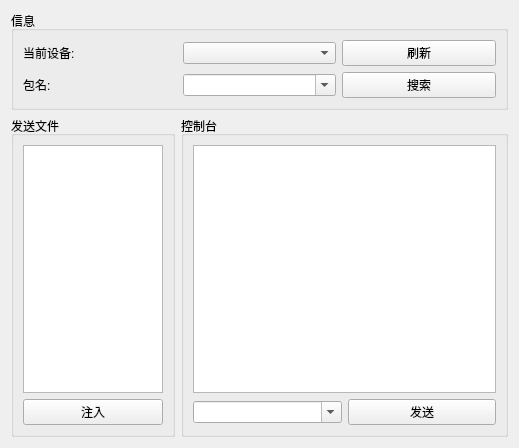
<?xml version="1.0" encoding="UTF-8"?>
<ui version="4.0">
 <class>SU9Inject</class>
 <widget class="QWidget" name="SU9Inject">
  <property name="geometry">
   <rect>
    <x>0</x>
    <y>0</y>
    <width>519</width>
    <height>448</height>
   </rect>
  </property>
  <property name="windowTitle">
   <string>Form</string>
  </property>
  <layout class="QGridLayout" name="gridLayout_5">
   <item row="0" column="0">
    <widget class="QGroupBox" name="groupBox">
     <property name="title">
      <string>信息</string>
     </property>
     <layout class="QGridLayout" name="gridLayout">
      <item row="0" column="0">
       <widget class="QLabel" name="label_2">
        <property name="text">
         <string>当前设备:</string>
        </property>
       </widget>
      </item>
      <item row="1" column="1">
       <widget class="QComboBox" name="packageCob">
        <property name="editable">
         <bool>true</bool>
        </property>
       </widget>
      </item>
      <item row="1" column="0">
       <widget class="QLabel" name="label">
        <property name="text">
         <string>包名:</string>
        </property>
       </widget>
      </item>
      <item row="1" column="2">
       <widget class="QPushButton" name="searchPackageBtn">
        <property name="text">
         <string>搜索</string>
        </property>
       </widget>
      </item>
      <item row="0" column="1">
       <widget class="QComboBox" name="devicesCob"/>
      </item>
      <item row="0" column="2">
       <widget class="QPushButton" name="refreshDeviceBtn">
        <property name="text">
         <string>刷新</string>
        </property>
       </widget>
      </item>
     </layout>
    </widget>
   </item>
   <item row="1" column="0">
    <layout class="QGridLayout" name="gridLayout_2" columnstretch="2,4">
     <item row="0" column="0">
      <widget class="QGroupBox" name="groupBox_2">
       <property name="title">
        <string>发送文件</string>
       </property>
       <layout class="QGridLayout" name="gridLayout_3" columnstretch="1">
        <item row="0" column="0">
         <widget class="SDragListWidget" name="filesList"/>
        </item>
        <item row="1" column="0">
         <widget class="QPushButton" name="injectBtn">
          <property name="text">
           <string>注入</string>
          </property>
         </widget>
        </item>
       </layout>
      </widget>
     </item>
     <item row="0" column="1">
      <widget class="QGroupBox" name="groupBox_3">
       <property name="title">
        <string>控制台</string>
       </property>
       <layout class="QGridLayout" name="gridLayout_4">
        <item row="0" column="0" colspan="2">
         <widget class="QTextEdit" name="consoleText">
          <property name="readOnly">
           <bool>true</bool>
          </property>
         </widget>
        </item>
        <item row="1" column="1">
         <widget class="QPushButton" name="sendBtn">
          <property name="text">
           <string>发送</string>
          </property>
         </widget>
        </item>
        <item row="1" column="0">
         <widget class="QComboBox" name="commandCob">
          <property name="editable">
           <bool>true</bool>
          </property>
         </widget>
        </item>
       </layout>
      </widget>
     </item>
    </layout>
   </item>
  </layout>
 </widget>
 <customwidgets>
  <customwidget>
   <class>SDragListWidget</class>
   <extends>QListWidget</extends>
   <header>Component/UI/SDragListWidget.h</header>
  </customwidget>
 </customwidgets>
 <resources/>
 <connections/>
</ui>
